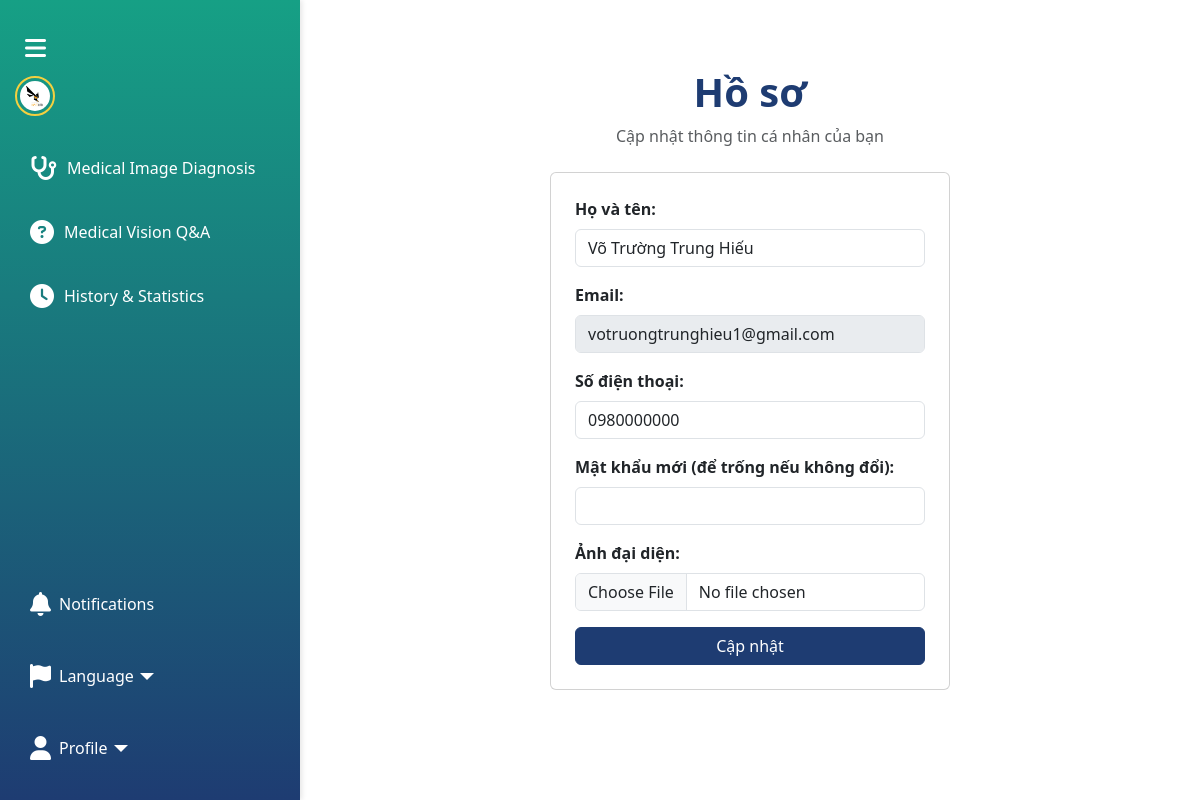
Screenshot of /profile (signed in) with the database file from the repository.
### tables this page shows
CREATE TABLE users
                 (id INTEGER PRIMARY KEY AUTOINCREMENT,
                  full_name TEXT NOT NULL,
                  email TEXT UNIQUE NOT NULL,
                  phone TEXT,
                  profile_pic TEXT,
                  role TEXT,
                  password_hash TEXT NOT NULL);

### app.py (the view, shortened to what this page needs)
@app.route('/profile', methods=['GET','POST'])
def profile():
    if ('user_id' not in session) or ('user_role' not in session):
        flash("Vui lòng đăng nhập", "danger")
        return redirect(url_for('index'))
    show_patient_management = False
    isDoctor = False
    if (session['user_role'] == 'doctor'):
        show_patient_management = True
        isDoctor = True
    conn = get_db_conn()
    c = conn.cursor()
    c.execute("SELECT full_name,email,phone,profile_pic FROM users WHERE id=?", (session['user_id'],))
    user = c.fetchone()
    conn.close()
    return render_template('profile.html', isDoctor=isDoctor, user=user, show_patient_management=show_patient_management)

### app.py (called while the page is built)
def get_db_conn():
    conn = sqlite3.connect(DB_FILE)
    conn.row_factory = sqlite3.Row
    return conn

### templates/profile.html (shortened to what this page needs)
<!DOCTYPE html>
<html lang="en">
<head>
  <link href="https://cdn.jsdelivr.net/npm/bootstrap@5.3.2/dist/css/bootstrap.min.css" rel="stylesheet">
  <link rel="stylesheet" href="https://cdnjs.cloudflare.com/ajax/libs/font-awesome/6.4.2/css/all.min.css">
  <link rel="stylesheet" href="{{ url_for('static', filename='sidebar.css') }}">
</head>
<body class="sidebar-collapsed">
  {% include 'sidebar.html' %}
  <div class="content">
    <div class="container py-5">
      <div class="text-center mb-4">
        <h1 class="fw-bold text-primary">Hồ sơ</h1>
        <p class="text-muted">Cập nhật thông tin cá nhân của bạn</p>
      </div>
      <div class="card p-4 mx-auto" style="max-width:400px;">
        <form method="POST" action="{{ url_for('profile') }}" enctype="multipart/form-data">
          <div class="mb-3">
            <label class="form-label fw-bold">Họ và tên:</label>
            <input type="text" class="form-control" name="full_name" value="{{ user.full_name | default('') }}" required>
          </div>
          <div class="mb-3">
            <label class="form-label fw-bold">Email:</label>
            <input type="email" class="form-control" name="email" value="{{ user.email | default('') }}" disabled>
          </div>
          <div class="mb-3">
            <label class="form-label fw-bold">Số điện thoại:</label>
            <input type="text" class="form-control" name="phone" value="{{ user.phone | default('') }}">
          </div>
          <div class="mb-3">
            <label class="form-label fw-bold">Mật khẩu mới (để trống nếu không đổi):</label>
            <input type="password" class="form-control" name="password">
          </div>
          <div class="mb-3">
            <label class="form-label fw-bold">Ảnh đại diện:</label>
            <input type="file" class="form-control" name="profile_pic" accept="image/*">
          </div>
          <button type="submit" class="btn btn-primary w-100">Cập nhật</button>
        </form>
      </div>
    </div>
  </div>
</body>
</html>

### static/sidebar.css (style rules this page uses)
.content { margin-left: 60px; padding: 20px; transition: margin-left 0.3s ease; }
.sidebar.expanded ~ .content { margin-left: 300px; }

### templates/sidebar.html (style rules this page uses)
.text-primary { color: #1e3c72 !important; }
.btn-primary { border-color: #1e3c72 !important; background: #1e3c72 !important; }

### rows the page displays
users: full_name "Võ Trường Trung Hiếu", email "votruongtrunghieu1@gmail.com", phone "0980000000"
